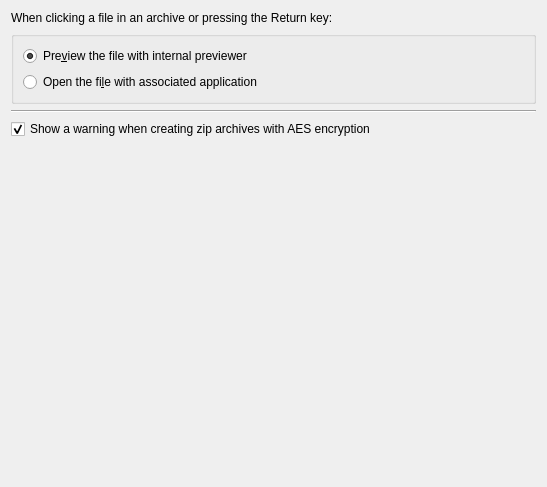
<?xml version="1.0" encoding="UTF-8"?>
<ui version="4.0">
 <class>GeneralSettingsPage</class>
 <widget class="QWidget" name="GeneralSettingsPage">
  <property name="geometry">
   <rect>
    <x>0</x>
    <y>0</y>
    <width>547</width>
    <height>487</height>
   </rect>
  </property>
  <layout class="QVBoxLayout" name="verticalLayout">
   <item>
    <widget class="QLabel" name="label">
     <property name="text">
      <string>When clicking a file in an archive or pressing the Return key:</string>
     </property>
    </widget>
   </item>
   <item>
    <widget class="QGroupBox" name="kcfg_defaultOpenAction">
     <property name="title">
      <string/>
     </property>
     <property name="flat">
      <bool>true</bool>
     </property>
     <layout class="QVBoxLayout" name="verticalLayout_2">
      <item>
       <widget class="QRadioButton" name="radioButton">
        <property name="text">
         <string>Pre&amp;view the file with internal previewer</string>
        </property>
        <property name="checked">
         <bool>true</bool>
        </property>
       </widget>
      </item>
      <item>
       <widget class="QRadioButton" name="radioButton_2">
        <property name="text">
         <string>Open the fi&amp;le with associated application</string>
        </property>
       </widget>
      </item>
     </layout>
    </widget>
   </item>
   <item>
    <widget class="Line" name="line">
     <property name="orientation">
      <enum>Qt::Horizontal</enum>
     </property>
    </widget>
   </item>
   <item>
    <widget class="QCheckBox" name="kcfg_showEncryptionWarning">
     <property name="text">
      <string>Show a warning when creating zip archives with AES encryption</string>
     </property>
     <property name="checked">
      <bool>true</bool>
     </property>
    </widget>
   </item>
   <item>
    <spacer name="verticalSpacer">
     <property name="orientation">
      <enum>Qt::Vertical</enum>
     </property>
     <property name="sizeHint" stdset="0">
      <size>
       <width>20</width>
       <height>40</height>
      </size>
     </property>
    </spacer>
   </item>
  </layout>
 </widget>
 <resources/>
 <connections/>
</ui>
